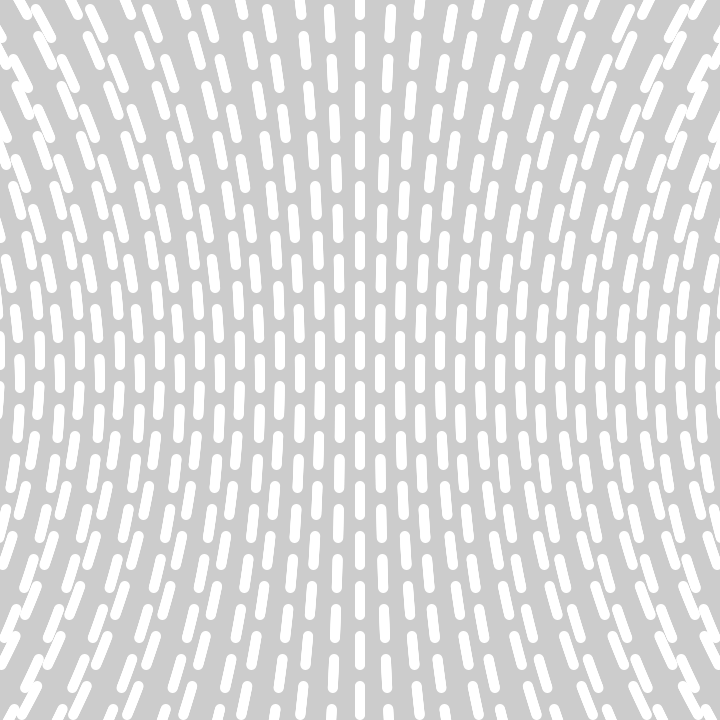
Frame 1 (no input)
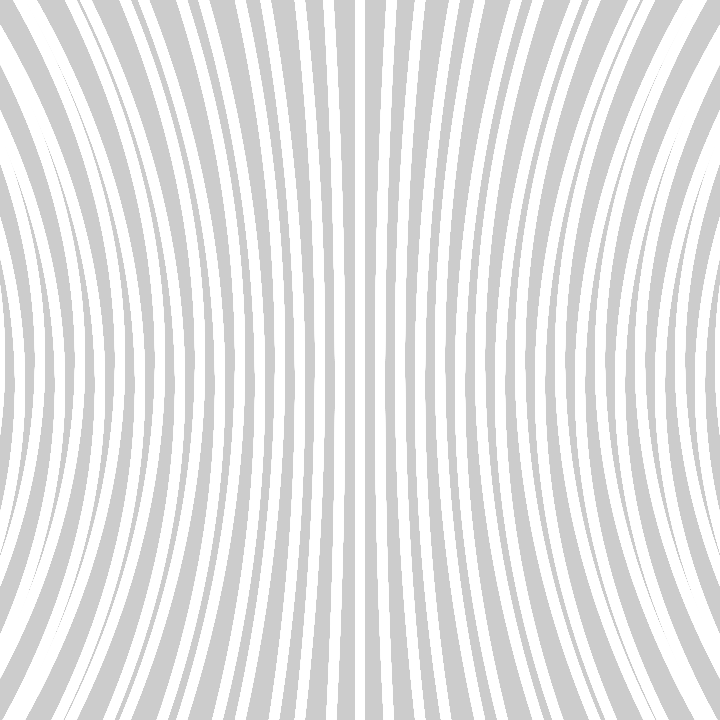
Frame 60 (the mouse pressed at the canvas centre just before this capture)
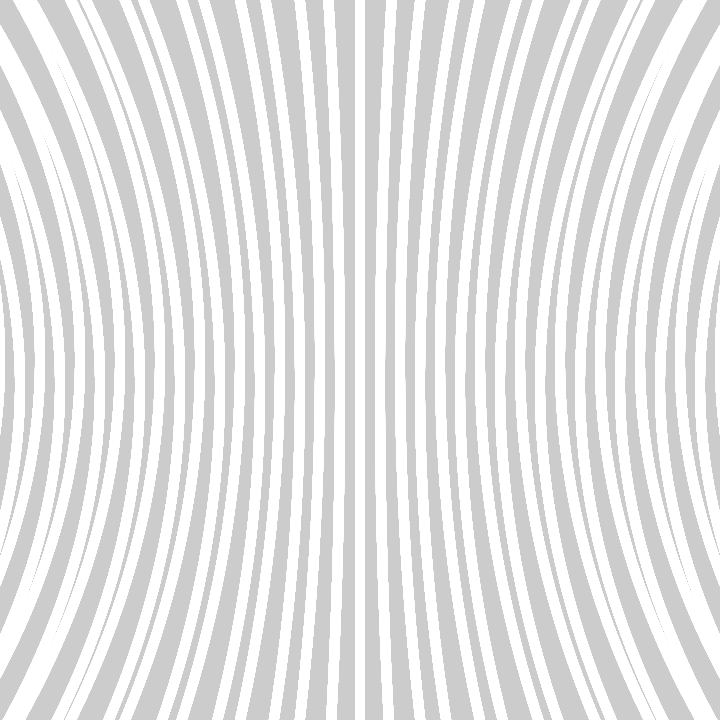
Frame 120 (the mouse held since frame 60 and released just before this capture)

The Processing sketch that drew these frames (run headless with seeded random() and noise(); from frame 60 on, the mouse is pressed at the canvas centre):

// Processing sketch: sketch_212020_RunningLanes
// ── sketch_212020_RunningLanes.pde
int x,y,i,t;
void setup(){
 size(720,720);
 noStroke();
}
void draw(){
 clear();
 t++;
 for(x=0;x<=720;x+=20)
 for(y=-50+t%50*((x/20%2)==0?1:-1);y<770;y+=50)
 for(i=-15;i<15;i++)
  circle(x+sq((360-y-i)*.03)*-cos(PI*x/720.0),y+i+x/20%2*25,10);
}
